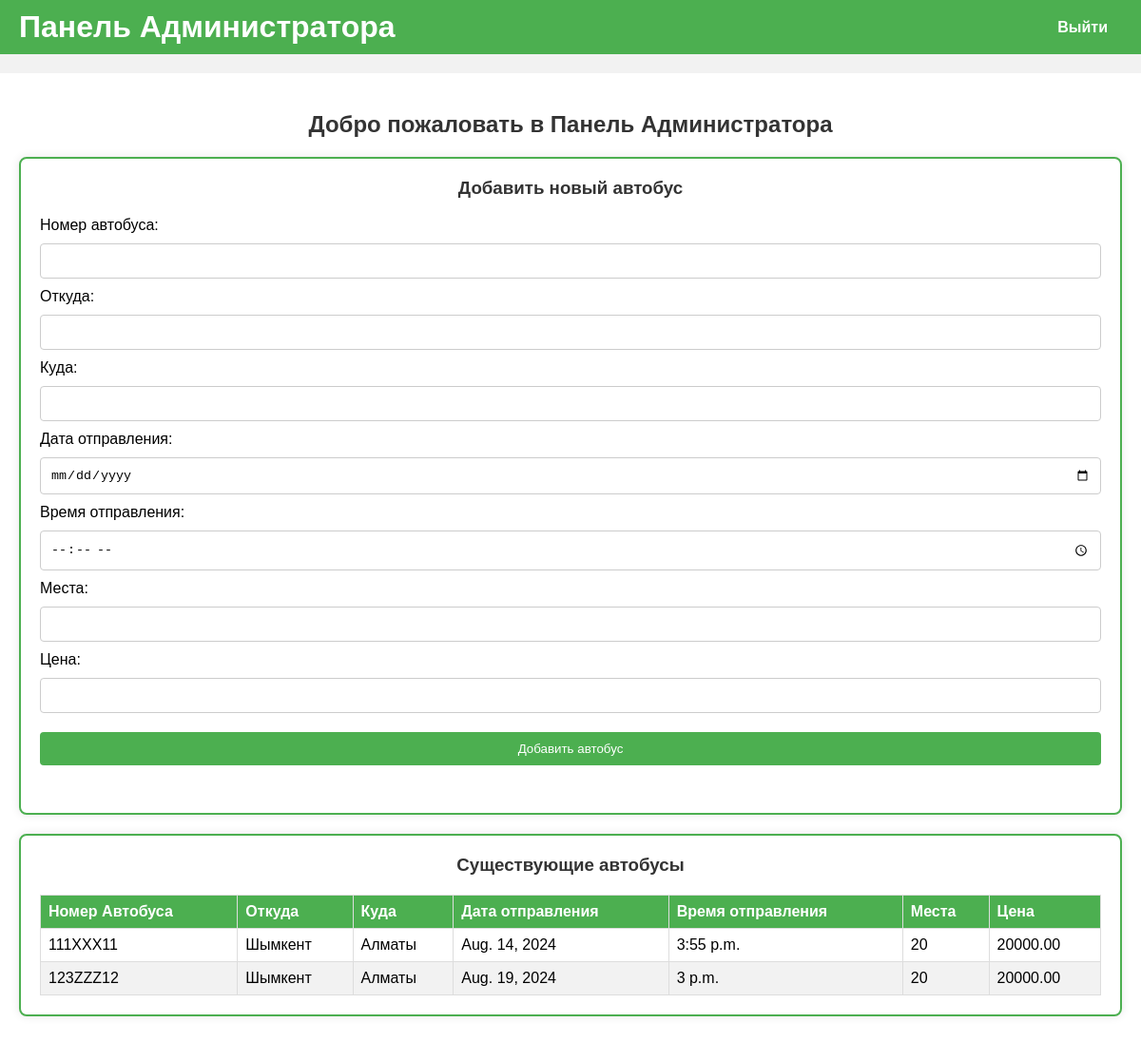
Screenshot of /admin__panel/ (signed in) with the database file from the repository.
### admin__panel/models.py (models this page shows, shortened)
class Bus(models.Model):
    number = models.CharField(max_length=10)
    from_location = models.CharField(max_length=100)
    to_location = models.CharField(max_length=100)
    departure_date = models.DateField(null=True)
    departure_time = models.TimeField(null=True)
    seats = models.IntegerField()  # Количество мест в автобусе
    price = models.DecimalField(max_digits=10, decimal_places=2)
    admin = models.ForeignKey(settings.AUTH_USER_MODEL, on_delete=models.CASCADE, null=True)

### admin__panel/views.py (the view)
# urls.py: path('', views.admin_index, name='admin_index'),
@login_required(login_url='admin__panel:admin_login')
def admin_index(request):
    if request.method == 'POST':
        form = BusForm(request.POST)
        if form.is_valid():
            bus = form.save(commit=False)
            bus.admin = request.user  # Здесь должна быть проверка аутентификации
            bus.save()
            return redirect('admin__panel:admin_index')
    else:
        form = BusForm()
    buses = Bus.objects.filter(admin=request.user)
    return render(request, 'admin__panel/admin.html', {'form': form, 'buses': buses})

### admin__panel/forms.py
class BusForm(forms.ModelForm):
    departure_date = forms.DateField(
        widget=forms.DateInput(attrs={'type': 'date'})
    )
    departure_time = forms.TimeField(
        widget=forms.TimeInput(attrs={'type': 'time'})
    )
    class Meta:
        model = Bus
        fields = ['number', 'from_location', 'to_location', 'departure_date', 'departure_time', 'seats', 'price']
        from django import forms

### admin__panel/templates/admin__panel/admin.html (shortened to what this page needs)
<!DOCTYPE html>
<html>
<head>
</head>
<body>
    <header>
        <h1>Панель Администратора</h1>
        <nav>
            <ul>
                <li><a href="{% url 'admin__panel:admin_logout' %}">Выйти</a></li>
            </ul>
        </nav>
    </header>
    <div class="container">
        <h2>Добро пожаловать в Панель Администратора</h2>
        <div class="add-bus-container">
            <h3>Добавить новый автобус</h3>
            <form method="post">
                <div>
                    <label for="id_number">Номер автобуса:</label>
                    <input type="text" id="id_number" name="number" required>
                </div>
                <div>
                    <label for="id_from_location">Откуда:</label>
                    <input type="text" id="id_from_location" name="from_location" required>
                </div>
                <div>
                    <label for="id_to_location">Куда:</label>
                    <input type="text" id="id_to_location" name="to_location" required>
                </div>
                <div>
                    <label for="id_departure_date">Дата отправления:</label>
                    <input type="date" id="id_departure_date" name="departure_date" required>
                </div>
                <div>
                    <label for="id_departure_time">Время отправления:</label>
                    <input type="time" id="id_departure_time" name="departure_time" required>
                </div>
                <div>
                    <label for="id_seats">Места:</label>
                    <input type="number" id="id_seats" name="seats" required>
                </div>
                <div>
                    <label for="id_price">Цена:</label>
                    <input type="decimal" id="id_price" name="price" required>
                </div>
                <button type="submit">Добавить автобус</button>
            </form>
        </div>
        <div class="buses-list-container">
            <h3>Существующие автобусы</h3>
            <table>
                <thead>
                    <tr>
                        <th>Номер Автобуса</th>
                        <th>Откуда</th>
                        <th>Куда</th>
                        <th>Дата отправления</th>
                        <th>Время отправления</th>
                        <th>Места</th>
                        <th>Цена</th>
                    </tr>
                </thead>
                <tbody>
                    {% for bus in buses %}
                        <tr>
                            <td>{{ bus.number }}</td>
                            <td>{{ bus.from_location }}</td>
                            <td>{{ bus.to_location }}</td>
                            <td>{{ bus.departure_date }}</td>
                            <td>{{ bus.departure_time }}</td>
                            <td>{{ bus.seats }}</td>
                            <td>{{ bus.price }}</td>
                        </tr>
                    {% endfor %}
                </tbody>
            </table>
        </div>
    </div>
</body>
</html>

### admin__panel/templates/admin__panel/admin.html (style rules this page uses)
body { font-family: Arial, sans-serif; background-color: #f2f2f2; margin: 0; padding: 0; }
header { background-color: #4CAF50; padding: 10px 20px; color: white; display: flex; justify-content: space-between; align-items: center; }
header h1 { margin: 0; }
header nav ul { list-style-type: none; margin: 0; padding: 0; display: flex; }
header nav ul li { margin-right: 15px; }
header nav ul li a { color: white; text-decoration: none; font-weight: bold; }
.container { padding: 20px; max-width: 1200px; margin: 20px auto; background-color: #fff; }
h2, h3 { text-align: center; color: #333; }
.add-bus-container, .buses-list-container { margin-bottom: 20px; padding: 20px; border: 2px solid #4CAF50; border-radius: 8px; background-color: #fff; box-shadow: 0 0 10px rgba(0, 0, 0, 0.1); }
.add-bus-container h3, .buses-list-container h3 { margin-top: 0; }
form { margin-bottom: 20px; }
input[type="text"], input[type="date"], input[type="time"], input[type="number"], input[type="decimal"] { width: 100%; padding: 10px; margin: 10px 0; display: inline-block; border: 1px solid #ccc; border-radius: 4px; box-sizing: border-box; }
button { width: 100%; background-color: #4CAF50; color: white; padding: 10px; margin: 10px 0; border: none; border-radius: 4px; cursor: pointer; }
table { width: 100%; border-collapse: collapse; margin-top: 20px; }
table, th, td { border: 1px solid #ddd; }
th, td { padding: 8px; text-align: left; }
th { background-color: #4CAF50; color: white; }
tr:nth-child(even) { background-color: #f2f2f2; }

### rows the page displays
Bus: number "111XXX11", from_location "Шымкент", to_location "Алматы", departure_date "Aug. 14, 2024", departure_time "3:55 p.m.", seats "20", price "20000.00"
Bus: number "123ZZZ12", from_location "Шымкент", to_location "Алматы", departure_date "Aug. 19, 2024", departure_time "3 p.m.", seats "20", price "20000.00"
